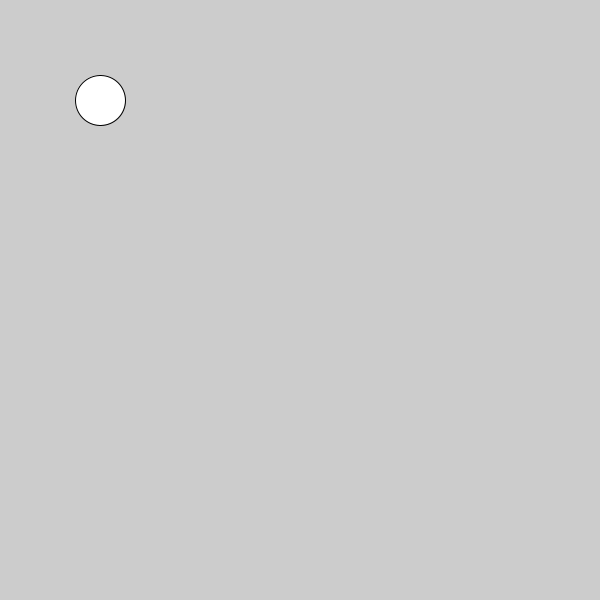
Frame 1 (no input)
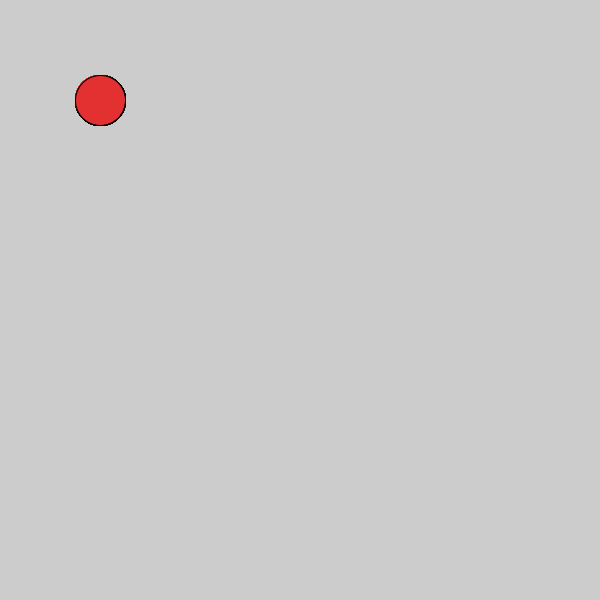
Frame 60 (the mouse pressed at the canvas centre just before this capture)
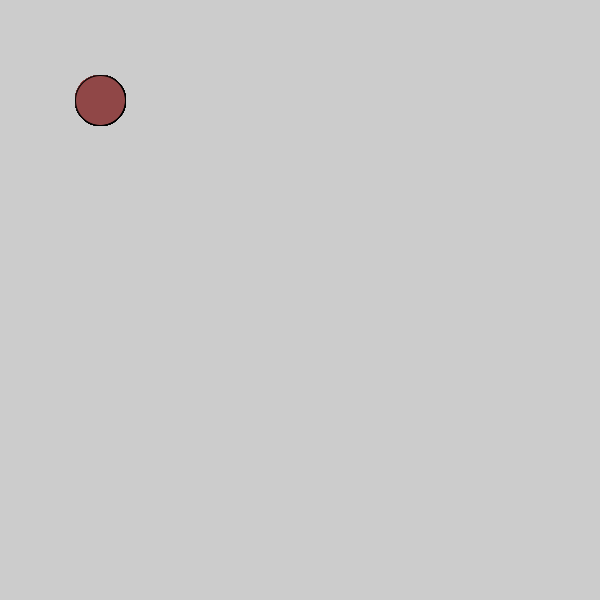
Frame 120 (the mouse held since frame 60 and released just before this capture)

The Processing sketch that drew these frames (run headless with seeded random() and noise(); from frame 60 on, the mouse is pressed at the canvas centre):

// Processing sketch: c_LogicalDot
// ── c_LogicalDot.pde

void setup() {
  
// 1. Set the size of the sketch. Make it 600 pixels square. 
  
size(600, 600);
}

void draw() {
  
// 2. Draw an ellipse
// Run the program to make sure it works before moving on.
ellipse(100, 100, 50, 50);

// 3. Change the color of the ellipse when the mouse is pressed.
//    Use the following code, but put your colors where indicated
//    Remember to use the   fill()  command to set colors.

if (mousePressed) {
 
   //  put one color here 
   fill(#904747);
   
  
} else {
  
   // put a different color here
   fill(#E33030);
  
}  
  
  
  
}
